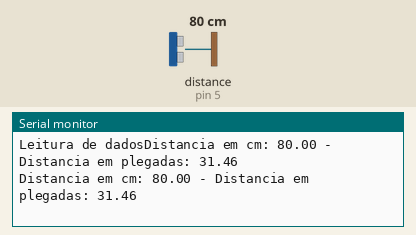
The sketch below on a simulated Arduino Uno, built with avr-gcc and run on an emulated ATmega328P. Parts: the last lines printed to the serial monitor. Inputs (shaded band) come from the test bench; at power-on: distance to the obstacle (sensor on pin 5) 80 cm. The echo pulse lasts 58.3 µs per cm.

Above: at 1.8 s.
1.9 s: distance to the obstacle (sensor on pin 5) set to 2 cm
At 2.8 s:
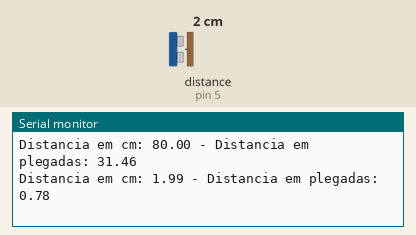
3.4 s: distance to the obstacle (sensor on pin 5) set to 4 cm
At 4.8 s:
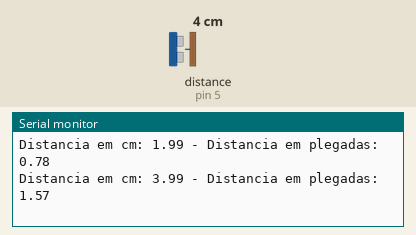
Timing chart, 0 to 6.4 s (numbered marks = the images above; inputs shaded):
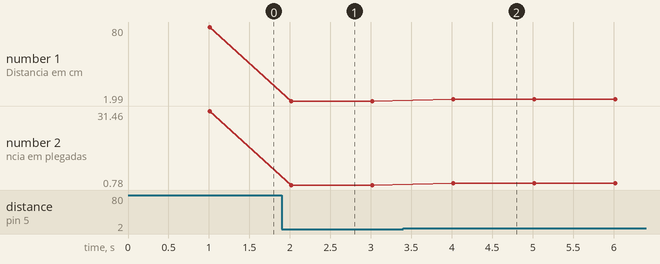

The sketch:

Lab_sensor_ultrassonicoHC-SR04.ino
```cpp
//biblioteca do sensor ultrassonic
#include <Ultrasonic.h>

//definição de pinos a serem usados
#define pino_trigger 4
#define pino_echo 5

Ultrasonic ultrasonic(pino_trigger, pino_echo);
void setup() {
  // put your setup code here, to run once:
  Serial.begin(9600);
  Serial.print("Leitura de dados");
}

void loop() {
  // leitura das informações do senso em cm e pol
  float cmMsec, inMsec;
  long microsec = ultrasonic.timing();
  cmMsec = ultrasonic.convert(microsec, Ultrasonic::CM);
  inMsec = ultrasonic.convert(microsec, Ultrasonic::IN);
  //Impressão dos dados no monitor
  Serial.print("Distancia em cm: ");
  Serial.print(cmMsec);
  Serial.print(" - Distancia em plegadas: ");
  Serial.println(inMsec);
  delay(1000);


}
```

Measured:
- after the input at 1.9 s, the serial monitor: prints a new line after 0.11 s (image 1)
- after the input at 3.4 s, the serial monitor: prints a new line after 0.62 s (image 2)
- plotted number 1: 80 → 1.99 after the input at 1.9 s, 1.99 → 3.99 after the input at 3.4 s
- plotted number 2: 31.46 → 0.78 after the input at 1.9 s, 0.78 → 1.57 after the input at 3.4 s
